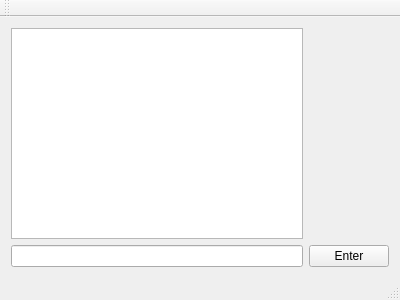
<?xml version="1.0" encoding="UTF-8"?>
<ui version="4.0">
 <class>myDialog</class>
 <widget class="QMainWindow" name="myDialog">
  <property name="geometry">
   <rect>
    <x>0</x>
    <y>0</y>
    <width>400</width>
    <height>300</height>
   </rect>
  </property>
  <property name="windowTitle">
   <string>myDialog</string>
  </property>
  <widget class="QWidget" name="centralWidget">
   <layout class="QGridLayout" name="gridLayout">
    <item row="0" column="0">
     <widget class="QTextBrowser" name="textBrowser"/>
    </item>
    <item row="2" column="0">
     <widget class="QLineEdit" name="lineEdit"/>
    </item>
    <item row="2" column="1">
     <widget class="QPushButton" name="pushButton">
      <property name="text">
       <string>Enter</string>
      </property>
     </widget>
    </item>
   </layout>
  </widget>
  <widget class="QMenuBar" name="menuBar">
   <property name="geometry">
    <rect>
     <x>0</x>
     <y>0</y>
     <width>400</width>
     <height>23</height>
    </rect>
   </property>
  </widget>
  <widget class="QToolBar" name="mainToolBar">
   <attribute name="toolBarArea">
    <enum>TopToolBarArea</enum>
   </attribute>
   <attribute name="toolBarBreak">
    <bool>false</bool>
   </attribute>
  </widget>
  <widget class="QStatusBar" name="statusBar"/>
 </widget>
 <layoutdefault spacing="6" margin="11"/>
 <resources/>
 <connections/>
</ui>
